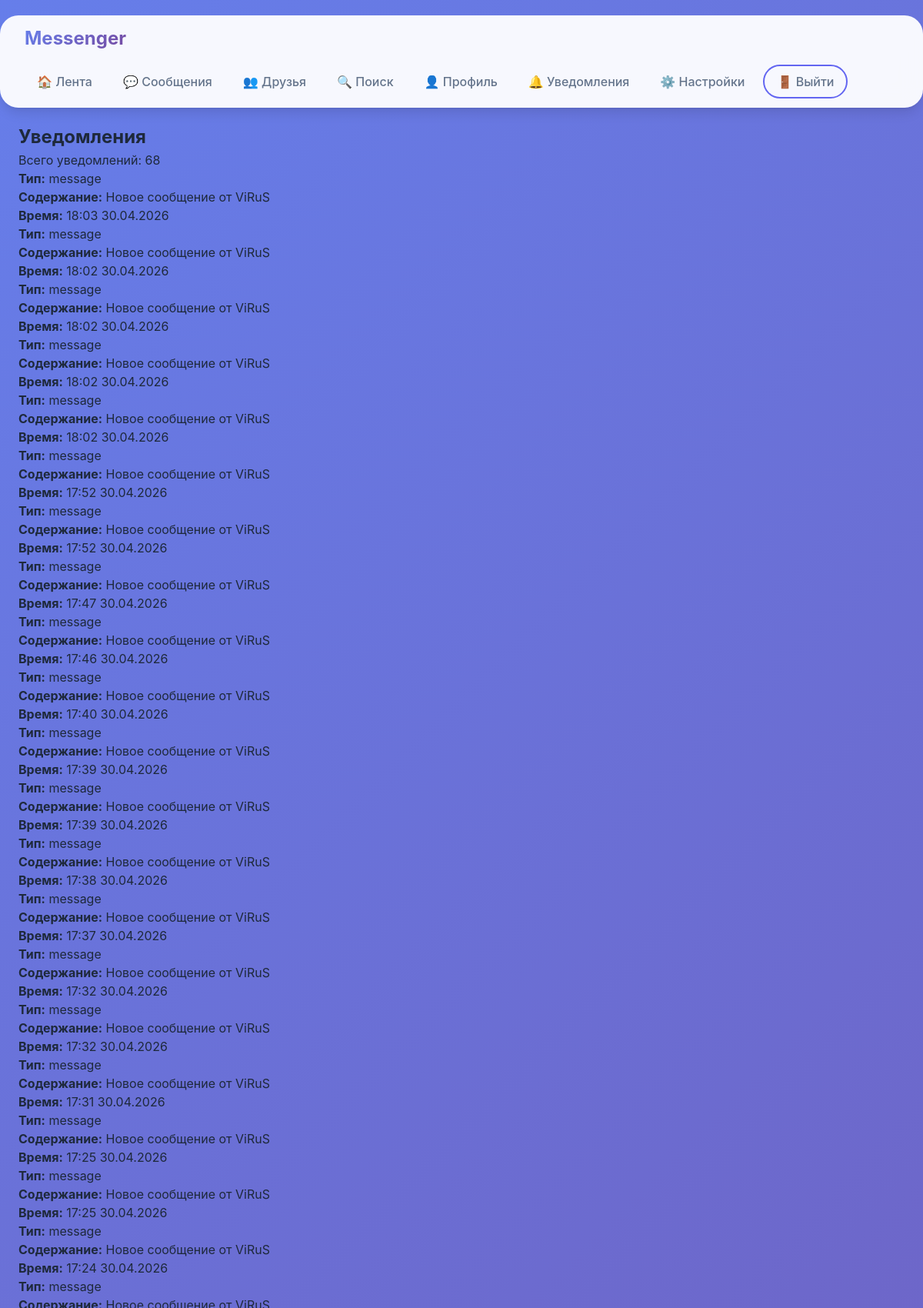
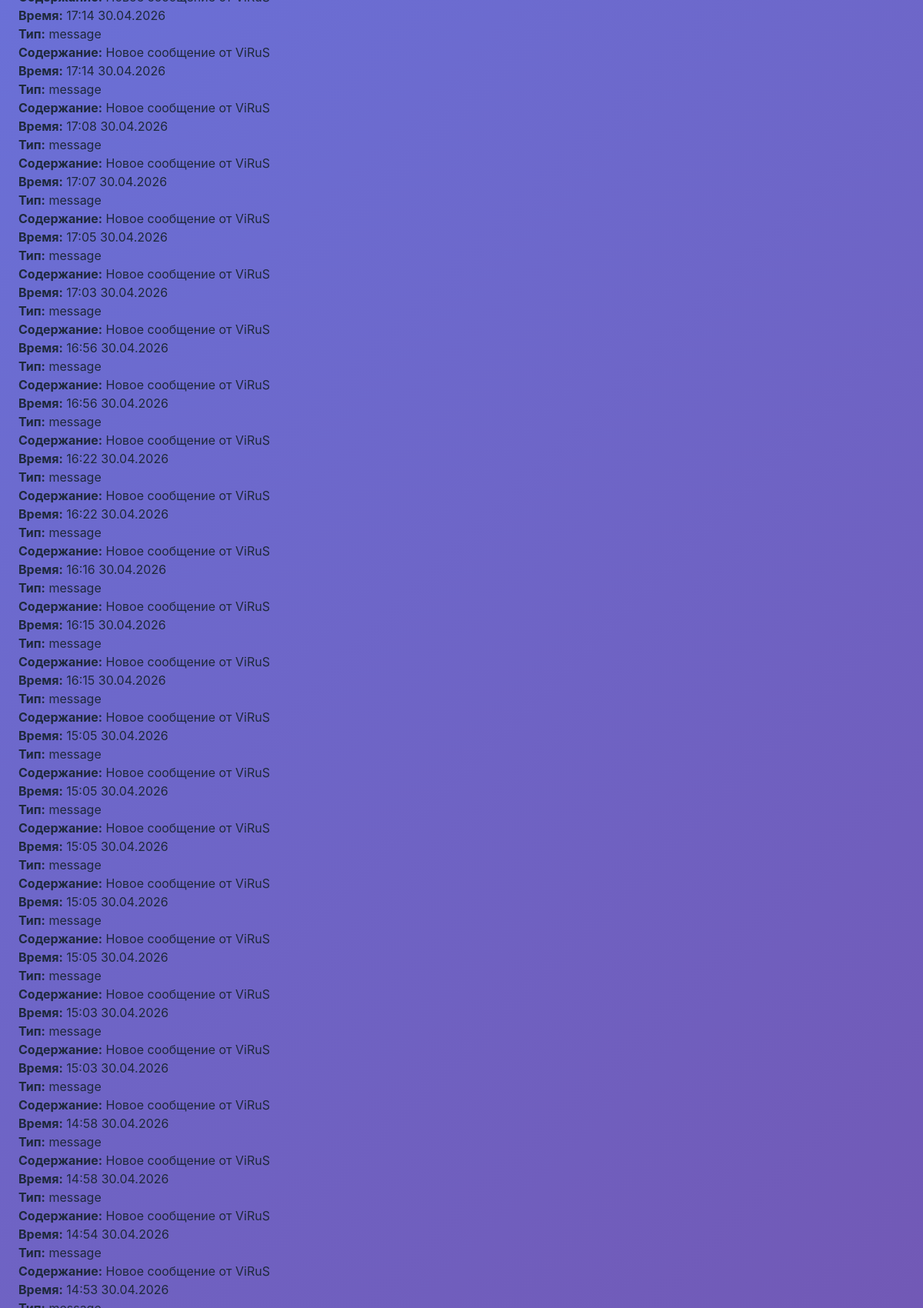
Screenshot of /notifications (signed in, upper part) with the database file from the repository (2 pictures, top to bottom).
### models.py (models this page shows)
class Notification(db.Model):
    id = db.Column(db.Integer, primary_key=True)
    user_id = db.Column(db.Integer, db.ForeignKey('user.id'), nullable=False)
    sender_id = db.Column(db.Integer, db.ForeignKey('user.id'), nullable=True)
    type = db.Column(db.String(50), nullable=False)
    content = db.Column(db.String(500))
    is_read = db.Column(db.Boolean, default=False)
    created_at = db.Column(db.DateTime, default=datetime.now(timezone.utc))
    related_id = db.Column(db.Integer)
    user = db.relationship('User', foreign_keys=[user_id], backref='notifications')
    sender = db.relationship('User', foreign_keys=[sender_id])

### app.py (the view)
@app.route('/notifications')
@login_required
def notifications():
    try:
        user_id = session['user_id']
        user = db.session.get(User, user_id)
        if not user:
            flash('Пользователь не найден', 'error')
            return redirect(url_for('login'))
        notifications_list = Notification.query.filter_by(
            user_id=user_id
        ).order_by(Notification.created_at.desc()).all()
        notifications_with_senders = []
        for notification in notifications_list:
            sender = None
            if notification.sender_id:
                sender = db.session.get(User, notification.sender_id)
            notifications_with_senders.append({
                'notification': notification,
                'sender': sender
            })
        for notification in notifications_list:
            if not notification.is_read:
                notification.is_read = True
        db.session.commit()
        return render_template('notifications.html',
                             notifications=notifications_with_senders,
                             current_user=user)
    except Exception as e:
        print(f"Ошибка в notifications: {str(e)}")
        flash(f'Ошибка загрузки уведомлений: {str(e)}', 'error')
        return redirect(url_for('feed'))

### app.py (called while the page is built)
@app.before_request
def global_auth_check():
    if request.endpoint and request.endpoint.startswith('static'):
        return None
    if request.endpoint not in PUBLIC_ENDPOINTS:
        if 'user_id' not in session:
            if request.headers.get('X-Requested-With') == 'XMLHttpRequest' or request.path.startswith('/api/'):
                return jsonify({'error': 'Требуется авторизация'}), 401
            flash('Пожалуйста, войдите в систему', 'warning')
            return redirect(url_for('login'))
        user = db.session.get(User, session['user_id'])
        if user and user.is_banned:
            session.clear()
            flash('Ваш аккаунт заблокирован. Обратитесь к администратору.', 'error')
            return redirect(url_for('login'))
        g.current_user = user

@app.before_request
def update_last_seen():
    if 'user_id' in session:
        user = db.session.get(User, session['user_id'])
        if user:
            user.last_seen = datetime.now(timezone.utc)
            db.session.commit()

@app.context_processor
def inject_user():
    if 'user_id' in session:
        user = db.session.get(User, session['user_id'])
        return {'current_user': user}
    return {'current_user': None}

### auth.py (called while the page is built)
def login_required(f):
    @wraps(f)
    def decorated_function(*args, **kwargs):
        if 'user_id' not in session:
            if request.headers.get('X-Requested-With') == 'XMLHttpRequest':
                return {'error': 'Требуется авторизация'}, 401
            flash('Пожалуйста, войдите в систему', 'warning')
            return redirect(url_for('login'))
        return f(*args, **kwargs)
    return decorated_function

### templates/notifications.html (shortened to what this page needs)
{% extends "base.html" %}
{% block content %}
<div class="notifications-container">
    <h2>Уведомления</h2>
    {% if notifications %}
        <p>Всего уведомлений: {{ notifications|length }}</p>
        {% for item in notifications %}
        <div class="notification-item {% if not item.notification.is_read %}unread{% endif %}">
            <div class="notification-content">
                <p><strong>Тип:</strong> {{ item.notification.type }}</p>
                <p><strong>Содержание:</strong> {{ item.notification.content }}</p>
                <p><strong>Время:</strong> {{ item.notification.created_at.strftime('%H:%M %d.%m.%Y') }}</p>
            </div>
        </div>
        {% endfor %}
    {% else %}
        <p>У вас нет уведомлений</p>
    {% endif %}
</div>
{% endblock %}

### static/css/style.css (style rules this page uses)
:root { --primary: #6366f1; --primary-dark: #4f46e5; --primary-light: #818cf8; --secondary: #64748b; --success: #10b981; --danger: #ef4444; --warning: #f59e0b; --info: #3b82f6; --bg-primary: #f8fafc; --bg-secondary: #ffffff; --bg-dark: #1e293b; --bg-gradient: linear-gradient(135deg, #667eea 0%, #764ba2 100%); --text-primary: #1e293b; --text-secondary: #64748b; --text-light: #94a3b8; --text-white: #ffffff; --border: #e2e8f0; --border-light: #f1f5f9; --shadow-sm: 0 1px 2px 0 rgb(0 0 0 / 0.05); --shadow: 0 1px 3px 0 rgb(0 0 0 / 0.1), 0 1px 2px -1px rgb(0 0 0 / 0.1); --shadow-md: 0 4px 6px -1px rgb(0 0 0 / 0.1), 0 2px 4px -2px rgb(0 0 0 / 0.1); --shadow-lg: 0 10px 15px -3px rgb(0 0 0 / 0.1), 0 4px 6px -4px rgb(0 0 0 / 0.1); --shadow-xl: 0 20px 25px -5px rgb(0 0 0 / 0.1), 0 8px 10px -6px rgb(0 0 0 / 0.1); --transition: all 0.3s cubic-bezier(0.4, 0, 0.2, 1); --transition-fast: all 0.15s ease; --radius-sm: 0.375rem; --radius: 0.5rem; --radius-md: 0.75rem; --radius-lg: 1rem; --radius-xl: 1.5rem; --radius-full: 9999px; }
* { margin: 0; padding: 0; box-sizing: border-box; }
html { scroll-behavior: smooth; }
body { font-family: 'Inter', -apple-system, BlinkMacSystemFont, 'Segoe UI', Roboto, 'Helvetica Neue', sans-serif; background: linear-gradient(135deg, #667eea 0%, #764ba2 100%); min-height: 100vh; color: var(--text-primary); line-height: 1.5; -webkit-font-smoothing: antialiased; -moz-osx-font-smoothing: grayscale; }

### rows the page displays
Notification: notification.type "message", notification.content "Новое сообщение от ViRuS", notification.created_at "18:03 30.04.2026"
Notification: notification.type "message", notification.content "Новое сообщение от ViRuS", notification.created_at "18:02 30.04.2026"
Notification: notification.type "message", notification.content "Новое сообщение от ViRuS", notification.created_at "18:02 30.04.2026"
Notification: notification.type "message", notification.content "Новое сообщение от ViRuS", notification.created_at "18:02 30.04.2026"
Notification: notification.type "message", notification.content "Новое сообщение от ViRuS", notification.created_at "18:02 30.04.2026"
Notification: notification.type "message", notification.content "Новое сообщение от ViRuS", notification.created_at "17:52 30.04.2026"
Notification: notification.type "message", notification.content "Новое сообщение от ViRuS", notification.created_at "17:52 30.04.2026"
Notification: notification.type "message", notification.content "Новое сообщение от ViRuS", notification.created_at "17:47 30.04.2026"
Notification: notification.type "message", notification.content "Новое сообщение от ViRuS", notification.created_at "17:46 30.04.2026"
Notification: notification.type "message", notification.content "Новое сообщение от ViRuS", notification.created_at "17:40 30.04.2026"
Notification: notification.type "message", notification.content "Новое сообщение от ViRuS", notification.created_at "17:39 30.04.2026"
Notification: notification.type "message", notification.content "Новое сообщение от ViRuS", notification.created_at "17:39 30.04.2026"
Notification: notification.type "message", notification.content "Новое сообщение от ViRuS", notification.created_at "17:38 30.04.2026"
Notification: notification.type "message", notification.content "Новое сообщение от ViRuS", notification.created_at "17:37 30.04.2026"
Notification: notification.type "message", notification.content "Новое сообщение от ViRuS", notification.created_at "17:32 30.04.2026"
Notification: notification.type "message", notification.content "Новое сообщение от ViRuS", notification.created_at "17:32 30.04.2026"
Notification: notification.type "message", notification.content "Новое сообщение от ViRuS", notification.created_at "17:31 30.04.2026"
Notification: notification.type "message", notification.content "Новое сообщение от ViRuS", notification.created_at "17:25 30.04.2026"
Notification: notification.type "message", notification.content "Новое сообщение от ViRuS", notification.created_at "17:25 30.04.2026"
Notification: notification.type "message", notification.content "Новое сообщение от ViRuS", notification.created_at "17:24 30.04.2026"
Notification: notification.type "message", notification.content "Новое сообщение от ViRuS", notification.created_at "17:14 30.04.2026"
Notification: notification.type "message", notification.content "Новое сообщение от ViRuS", notification.created_at "17:14 30.04.2026"
Notification: notification.type "message", notification.content "Новое сообщение от ViRuS", notification.created_at "17:08 30.04.2026"
Notification: notification.type "message", notification.content "Новое сообщение от ViRuS", notification.created_at "17:07 30.04.2026"
Notification: notification.type "message", notification.content "Новое сообщение от ViRuS", notification.created_at "17:05 30.04.2026"
Notification: notification.type "message", notification.content "Новое сообщение от ViRuS", notification.created_at "17:03 30.04.2026"
Notification: notification.type "message", notification.content "Новое сообщение от ViRuS", notification.created_at "16:56 30.04.2026"
Notification: notification.type "message", notification.content "Новое сообщение от ViRuS", notification.created_at "16:56 30.04.2026"
Notification: notification.type "message", notification.content "Новое сообщение от ViRuS", notification.created_at "16:22 30.04.2026"
Notification: notification.type "message", notification.content "Новое сообщение от ViRuS", notification.created_at "16:22 30.04.2026"
Notification: notification.type "message", notification.content "Новое сообщение от ViRuS", notification.created_at "16:16 30.04.2026"
Notification: notification.type "message", notification.content "Новое сообщение от ViRuS", notification.created_at "16:15 30.04.2026"
Notification: notification.type "message", notification.content "Новое сообщение от ViRuS", notification.created_at "16:15 30.04.2026"
Notification: notification.type "message", notification.content "Новое сообщение от ViRuS", notification.created_at "15:05 30.04.2026"
Notification: notification.type "message", notification.content "Новое сообщение от ViRuS", notification.created_at "15:05 30.04.2026"
Notification: notification.type "message", notification.content "Новое сообщение от ViRuS", notification.created_at "15:05 30.04.2026"
Notification: notification.type "message", notification.content "Новое сообщение от ViRuS", notification.created_at "15:05 30.04.2026"
Notification: notification.type "message", notification.content "Новое сообщение от ViRuS", notification.created_at "15:05 30.04.2026"
Notification: notification.type "message", notification.content "Новое сообщение от ViRuS", notification.created_at "15:03 30.04.2026"
Notification: notification.type "message", notification.content "Новое сообщение от ViRuS", notification.created_at "15:03 30.04.2026"
Notification: notification.type "message", notification.content "Новое сообщение от ViRuS", notification.created_at "14:58 30.04.2026"
Notification: notification.type "message", notification.content "Новое сообщение от ViRuS", notification.created_at "14:58 30.04.2026"
Notification: notification.type "message", notification.content "Новое сообщение от ViRuS", notification.created_at "14:54 30.04.2026"
Notification: notification.type "message", notification.content "Новое сообщение от ViRuS", notification.created_at "14:53 30.04.2026"

### other values shown
{{ notifications|length }} "68"
